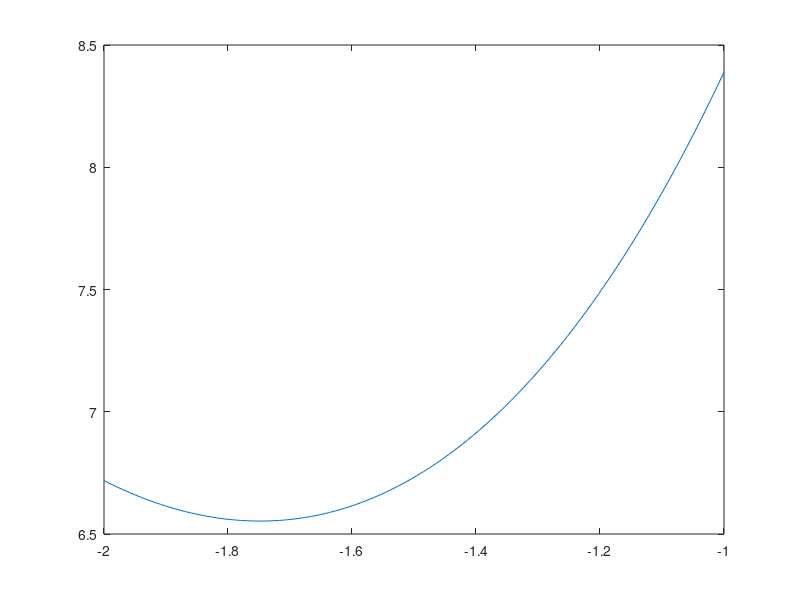

Reproduce this figure in MATLAB. (Note: this script raises an error after producing the figure.)
clc;
clear;
%исходные данные----------------------------------------------------------
y = @(x) (x.^2 + exp(x+3));
a=-2;
b=-1;
xl = linspace(a, b);
figure();
plot(xl, y(xl));

disp("-----------------------------Задание 1----------------------------");
disp("а) Аналитическое решение");
disp(" ");
syms x_int;
res_int = int(x_int.^2 + exp(x_int+3), x_int, [a b]);
disp("Решение int = " + double(vpa(res_int)));
disp(" ");
%------------------------------------------------------------------------
disp("1-4 производные:");
syms xs as;
yd(1) = diff(y(xs));
for i = 2:4
   yd(i) = diff(yd(i-1));
end
disp(yd);
%------------------------------------------------------------------------
disp("б) Метод трапеций");
disp(" ");
e = 10e-2;
disp("Точность eps = "+e);
M2 = max(arrayfun(@(x)(abs(double(vpa(subs(yd(2), x))))), xl));
disp('Макимальное значение второй производной:');
disp(M2);
h = sqrt((12*e)/((b - a) * M2));
disp("Шаг интегрирования по формуле: "+h);

se=0;
n = ceil((b - a) / h);
h = (b - a) / n;
for i = a:h:b-h
    se = se + 0.5*h*(y(i) + y(i+h));
end
disp("Интеграл методом трапеций (для шага " + h + "):");
disp(se);


h_arr(1) = sqrt((12*e)/((b - a) * M2));
for i = 2:15
    h_arr(i) = h_arr(i-1) / 2;
end
disp("Исследование влияния шага h на точность интегрирования:");
s = 0;
for k = 1:1:15
    for i = a:h_arr(k):b-h_arr(k)
        s = s + 0.5*h_arr(k)*(y(i) + y(i+h_arr(k)));
    end
    res_tr(k) = s;
    n_arr(k) = (b-a)/h_arr(k);
    tochn(k) = abs(s - double(vpa(res_int)));
    s=0;
end
figure();
loglog(n_arr', tochn');
xlabel('n');
ylabel('точность');
title('график зависимости точности от количества шагов для метода трапеций');
%-------------------------------------------------------------------------
disp("в) Метод Симпсона:");
disp(" ");
e = 10e-4;
disp("Точность eps = "+e);
M4 = max(arrayfun(@(x)(abs(double(vpa(subs(yd(4), x))))), xl));
disp('Макимальное значение четвёртой производной:');
disp(M4);

h = ((180*e)/((b-a)*M4))^(1/4);
disp("Шаг интегрирования по формуле: "+h);

n = ceil((b - a) / (2*h));
h = (b - a) / (2*n);
s1e = 0;
for i = a:2*h:b-2*h
    s1e = s1e + h/3*(y(i)+4*y(i+h)+y(i+2*h));
end
disp("Интеграл методом Симпсона (для шага " + h + "):");
disp(s1e);

h_arr(1) = ((180*e)/((b-a)*M4))^(1/4);
for i = 2:15
    h_arr(i) = h_arr(i-1) / 2;
end
disp("Исследование влияния шага h на точность интегрирования:");
s1 = 0;
for k = 1:1:15
    for i = a:2*h_arr(k):b-2*h_arr(k)
        s1 = s1 + h_arr(k)/3*(y(i)+4*y(i+h_arr(k))+y(i+2*h_arr(k)));
    end
    res_tr(k) = s1;
    n_arr(k) = (b-a)/h_arr(k);
    tochn(k) = abs(s1 - double(vpa(res_int)));
    s1=0;
end
figure();
loglog(n_arr', tochn');
xlabel('n');
ylabel('точность');
title('график зависимости точности от количества шагов для метода симпсона');


disp("г) Стандартные функции Matlab(integral):");
s2 = integral(y, a, b);
disp(s2);
disp('Разница между стандратными и Трапециями:');
disp(abs(se - s2));    
disp('Разница между стандратными и Симпсоном:');
disp(abs(s1e - s2));     

disp("-----------------------------Задание 2----------------------------");
disp('Неопределённый интеграл:');
disp(int(as^xs*exp(-xs), xs));

disp("-----------------------------Задание 3----------------------------");
e = 10e-4;
h = 2;
a = 0;
b = h;
s = quad(@(x)(1+x)./(x+2).^3, a, b);
s2 = s;
while 1
    b = b + h;
    s = quad(@(x)(1+x)./(x+2).^3, a, b);
    if abs(s - s2) < e
        break;
    end
    s2 = s;
end
disp('Несобственный интеграл (1+x)./(x+2).^3 :');
disp(s);

e = 0.1;
h = 2;
a = 0;
b = h;
s = quad(@(x)(sin(x).*cos(x)), a, b);
s2 = s;
while 1
    b = b + h;
    s = quad(@(x)(sin(x).*cos(x)), a, b);
    if abs(s - s2) < e
        break;
    end
    s2 = s;
end

disp('(Доп)Несобственный интеграл sin(x).*cos(x):');
disp(s);
